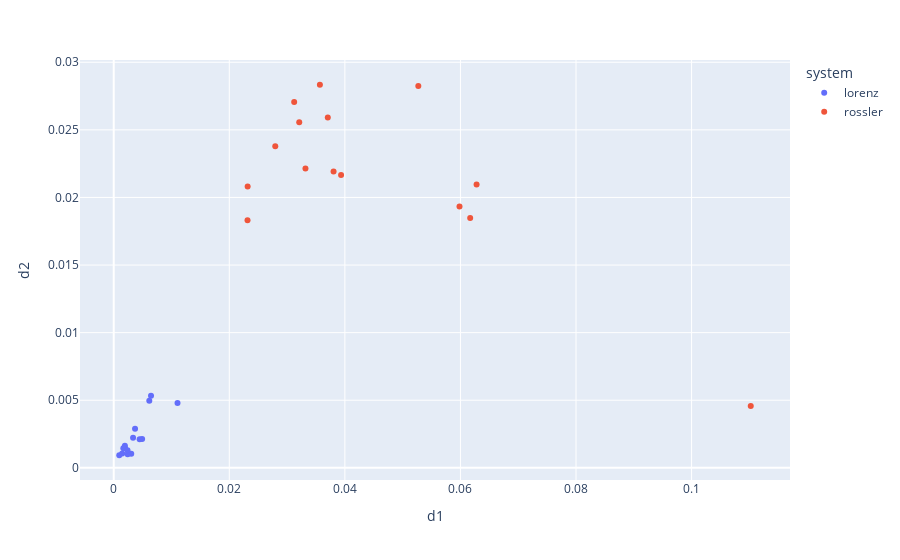

Notebook source saved alongside this figure:
### Code cell
df_features = pd.DataFrame(aux_dic)
df_features = df_features.reset_index(0)
px.scatter(df_features,x='d1',y='d2',color='system')

### Figure 1 — Plotly figure (JSON) as saved in the notebook; plotly's stock layout.template omitted (floating-point values rounded to 4 significant figures)
{"data": [{"hovertemplate": "system=lorenz<br>d1=%{x}<br>d2=%{y}<extra></extra>", "legendgroup": "lorenz", "marker": {"color": "#636efa", "symbol": "circle"}, "mode": "markers", "name": "lorenz", "orientation": "v", "showlegend": true, "type": "scatter", "x": [0.003348, 0.00369, 0.003031, 0.001934, 0.004917, 0.006155, 0.0009569, 0.001954, 0.01104, 0.001465, 0.002408, 0.001665, 0.006457, 0.002386, 0.004484], "xaxis": "x", "y": [0.002229, 0.002884, 0.001039, 0.00164, 0.002125, 0.004969, 0.0009314, 0.001471, 0.004804, 0.001058, 0.001004, 0.001443, 0.005333, 0.001296, 0.002123], "yaxis": "y"}, {"hovertemplate": "system=rossler<br>d1=%{x}<br>d2=%{y}<extra></extra>", "legendgroup": "rossler", "marker": {"color": "#EF553B", "symbol": "circle"}, "mode": "markers", "name": "rossler", "orientation": "v", "showlegend": true, "type": "scatter", "x": [0.03318, 0.05984, 0.03705, 0.05271, 0.03805, 0.0628, 0.02318, 0.06169, 0.03935, 0.02796, 0.02316, 0.0321, 0.03123, 0.03568, 0.1102], "xaxis": "x", "y": [0.02214, 0.01933, 0.02591, 0.02825, 0.02192, 0.02095, 0.0208, 0.01848, 0.02166, 0.02378, 0.01831, 0.02556, 0.02705, 0.02834, 0.004578], "yaxis": "y"}], "layout": {"legend": {"title": {"text": "system"}, "tracegroupgap": 0}, "margin": {"t": 60}, "xaxis": {"anchor": "y", "domain": [0, 1], "title": {"text": "d1"}}, "yaxis": {"anchor": "x", "domain": [0, 1], "title": {"text": "d2"}}}}
